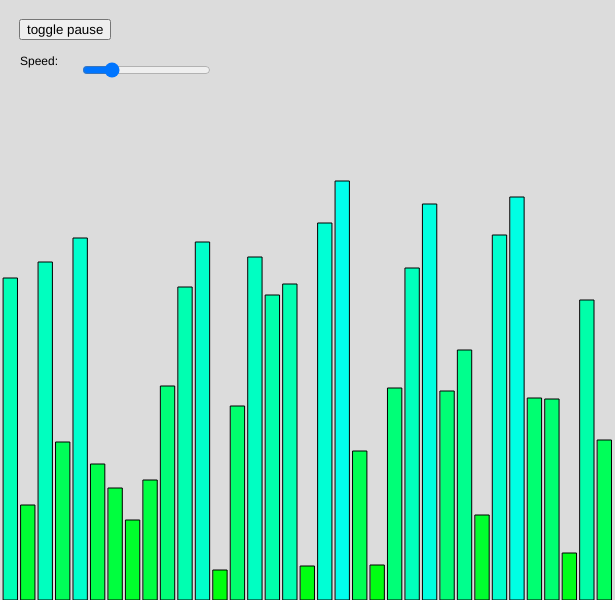
Frame 1 (no input)
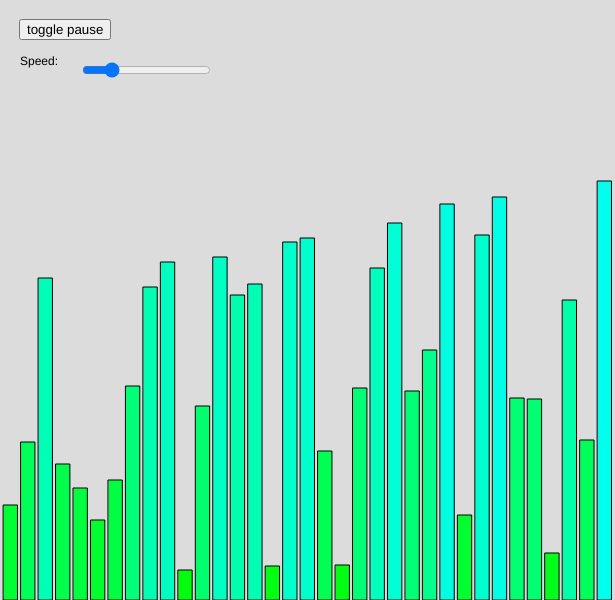
Frame 60 (no input)
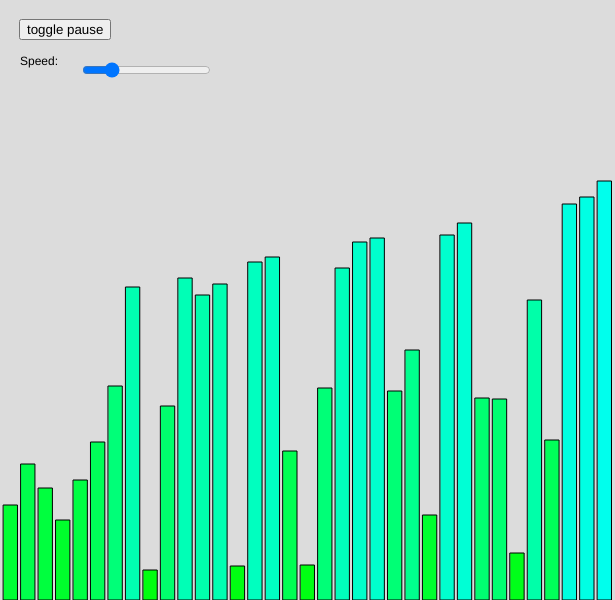
Frame 120 (the mouse pressed at the canvas centre since frame 60)

The p5.js sketch that drew these frames (run headless with seeded random() and noise() and a simulated clock; from frame 60 on, the mouse is pressed at the canvas centre):

// p5.js sketch
// ── sketch.js
const WIDTH = 615;
const HEIGHT = 600;

const NUM_BARS = 35;
const BAR_MARGIN = WIDTH / NUM_BARS / 5;
const BAR_WIDTH = (WIDTH - (NUM_BARS + 1) * BAR_MARGIN) / NUM_BARS;

BAR_MAX_HEIGHT = (HEIGHT / 4) * 3;

let looping = true;

let heights = [];

let i = 0;
let j = 0;

let speedSlider;

function setup() {
  createCanvas(WIDTH, HEIGHT);

  for (let i = 0; i < NUM_BARS; i++) {
    let h = Math.floor(random(BAR_MARGIN, BAR_MAX_HEIGHT));
    heights.push(h);
  }

  let btn = createButton("toggle pause");
  btn.position(19, 19);
  btn.mousePressed(() => {
    if (looping) {
      looping = false;
      noLoop();
    } else {
      looping = true;
      loop();
    }
  });

  speedSlider = createSlider(1, 100, 20);
  speedSlider.position(80, 60);
}

function draw() {
  background(220);
  frameRate(speedSlider.value());

  fill(0);
  text("Speed:", 20, 65);

  for (let i = 0; i < heights.length; i++) {
    let a = new Bar(
      i * (BAR_WIDTH + BAR_MARGIN) + BAR_MARGIN,
      HEIGHT,
      BAR_WIDTH,
      heights[i]
    );
    a.show();
  }

  if (heights[j] > heights[j + 1]) {
    let temp = heights[j];
    heights[j] = heights[j + 1];
    heights[j + 1] = temp;
  }

  if (i < heights.length) {
    j++;
    if (j >= heights.length - i - 1) {
      j = 0;
      i++;
    }
  } else {
    console.log("DONEZO");
    noLoop();
  }
}

function bubbleSort(arr) {
  for (let i = 0; i < arr.length; i++) {
    for (let j = 0; j < arr.length - i - 1; j++) {
      if (arr[j] > arr[j + 1]) {
        let temp = arr[j];
        arr[j] = arr[j + 1];
        arr[j + 1] = temp;
      }
    }
  }

  return arr;
}

class Bar {
  constructor(x, y, w, h) {
    this.x = x;
    this.y = y;
    this.w = w;
    this.h = h;
  }

  getHeight() {
    return this.h;
  }

  setX(x) {
    this.x = x;
  }

  show() {
    let relColor =
      ((this.h - BAR_MARGIN) / (BAR_MAX_HEIGHT - BAR_MARGIN)) * 255;

    fill(0, 255, relColor);
    // fill(relColor)
    rect(this.x, this.y - this.h, this.w, this.h);
  }
}
